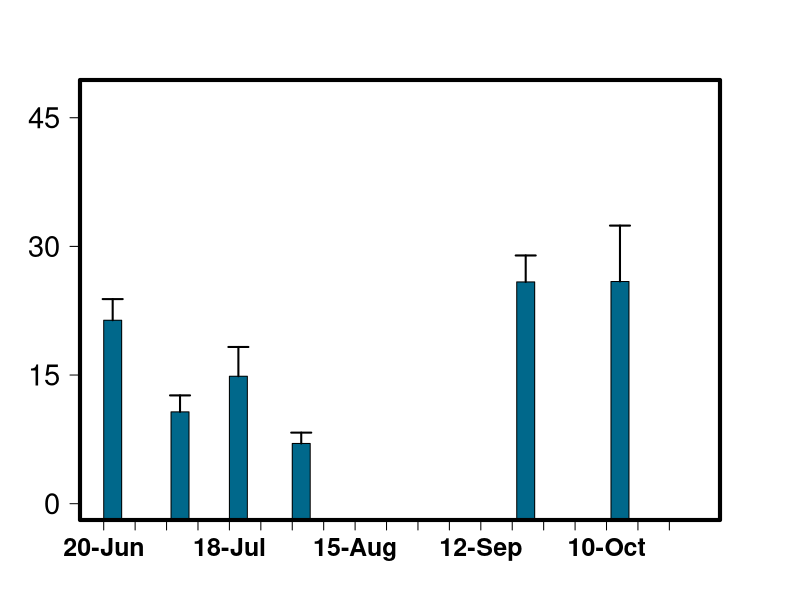

Write R code to recreate this figure.
library(readr)
library(plyr)


alldata <- data.frame(read_csv("2_Incremental/3_Integration/INTEGRATED.csv"))

alldata$DATE<-as.Date(alldata$DATE,"%m/%d/%Y")

# Variable date to factor
datefactor <- factor(alldata[,1])

se <- function(x, ...) sqrt(var(x, ...)/length(x))

Ylabel=expression(bold(paste("Concentration (", mu, "g/l)")))

names(alldata)

n1<-15


a<-data.frame(aggregate(alldata[,n1] ~ DATE+SITE, alldata, mean))
a[,4]<-aggregate(alldata[,n1] ~ DATE+SITE, alldata, se)[,3]

a$DATE > as.Date(as.character("2021-01-01"))

a <- subset(a, DATE > as.Date(as.character("2021-01-01")))

a <- subset(a, SITE == "BN")

names(a)<-c("DATE","SITE","MEAN","STDER")

a[,5]<--2
d=1
n=length(a[,2])

j=2

#each 'polygon' is inside a list with xx and yy coordinates

dat1 <- lapply(1:n,function(x){
  res <- list(xx=c(a[x,1]+j, a[x,1]-j, a[x,1]-j, a[x,1]+j),
              yy=c(a[x,5], a[x,5], a[x,3], a[x,3]))
  return(res)
})


dev.new(width=10, height=7, noRStudioGD = TRUE)
par(mar=c(4,4,4,4))
par(mgp=c(3,1,0))
plot(a[,1], a[,2],
     type='n',
     ylim=c(0,47.5),
     xlim= c(as.Date("2021-06-20"),as.Date("2021-10-30")),
     cex=2,
     xaxt = "n",
     xlab = NA,
     yaxt = "n",
     ylab = NA,
     las=1
)


#title(ylab=Ylabel, line=2, cex.lab=1.2, family="Calibri Light", mgp=c(9,9,9))

range(a[,2])

#add polygons

for (i in 1:n) polygon(unlist(dat1[[i]]$xx),unlist(dat1[[i]]$yy),col="deepskyblue4",border="black")

axis.Date(1, at=seq(as.Date("2021-06-20"), as.Date("2021-10-30"), "1 week"), las=1, font.axis=2, cex.axis=1.5, format="%d-%b")
axis(side = 2, at = c(0, 15, 30, 45, 60), las=1, font.axis=1, cex.axis=1.75)

#legend("topright", legend=c("Filamentous", "Epilithic"), fill=c("chartreuse3", colors()[89]),
#       density=c(NA,NA), bty="n",border=c("black", "black")) 

box(lwd=4)

arrows(a[,1]-0, a[,3], a[,1], a[,3]+a[,4], length=0.1, angle=90, code=2, lwd=2,col="black")
#arrows(a2[,1]+0.5, a2[,2], a2[,1]+0.5, a2[,2]+a2[,3], length=0.045, angle=90, code=2, lwd=2 ,col="black")




